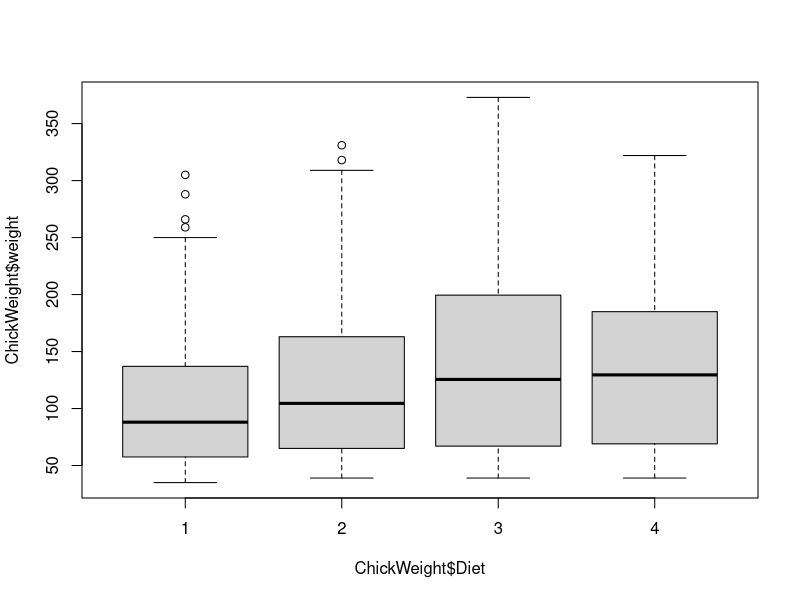
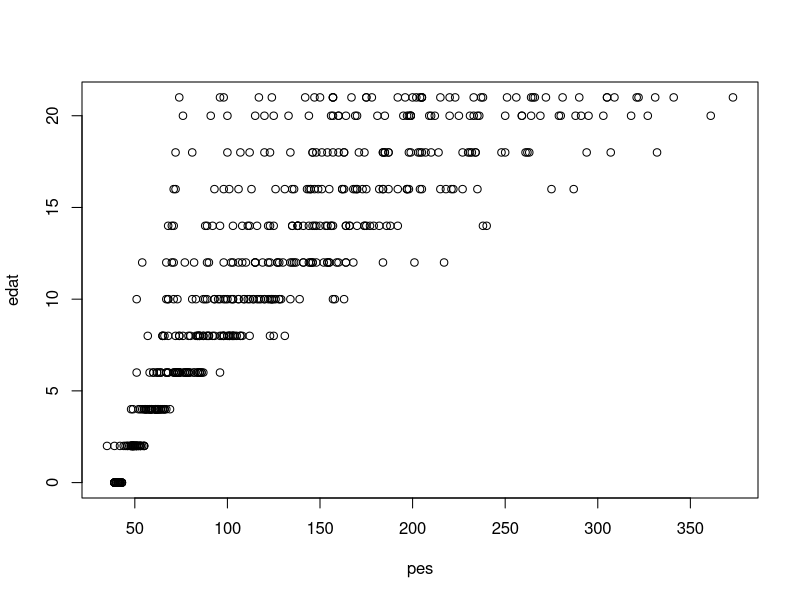
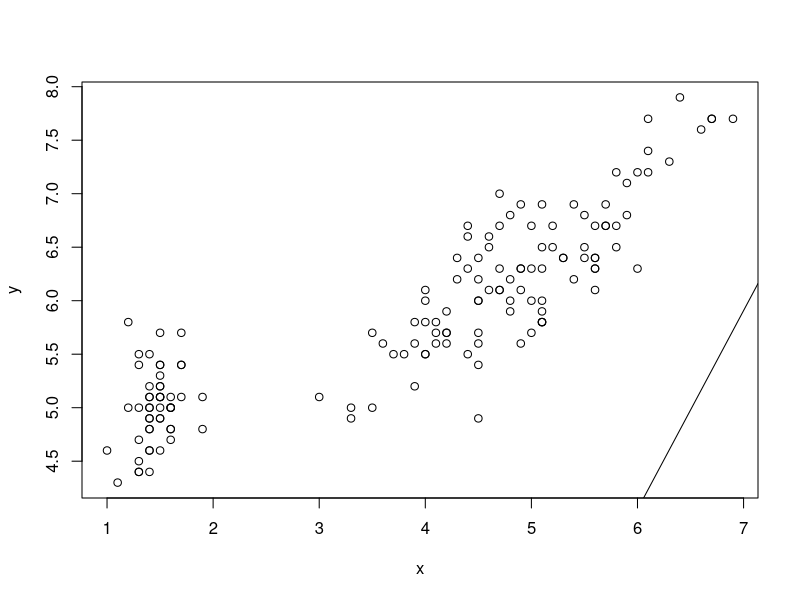

Here is the R script that generated these plots, in order:
# boxplot del pes segons la dieta
boxplot(ChickWeight$weight~ChickWeight$Diet)

pes = ChickWeight$weight
edat = ChickWeight$Time
# diagrama de dispersió del pes i els dies d'edat
plot(pes, edat)

# recta de regressió de la variable pes respecte l'edat afegida al gràfic


abline(lm(pes~edat))
# Un pollet de 9 dies pesa: 
x <- iris$Petal.Length
y <- iris$Sepal.Length
plot(x, y)
lm(x~y)

x<-lm(iris$Petal.Length~iris$Sepal.Length)
abline(x)